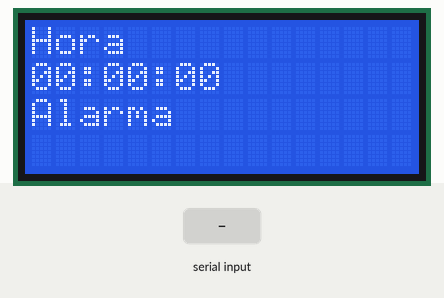
Simulated run of this sketch. Board: Arduino Uno, built with avr-gcc and run on an emulated ATmega328P. Shown: 16×4 character LCD. The inputs (shaded band) are chosen by the test bench. What the sketch prints to the serial monitor is not drawn.

Above: at 1.2 s.
1.3 s: "90,45\n" received over Serial
At 2.5 s:
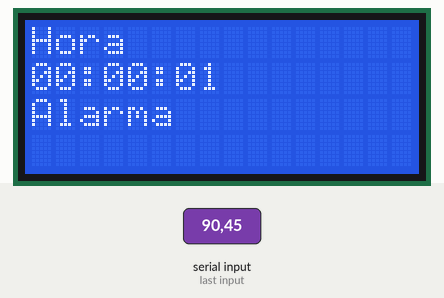
Timing chart, 0 to 4.3 s (numbered marks = the images above; inputs shaded):
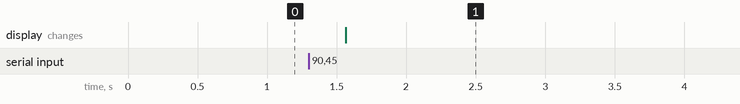

The sketch:

Deber6.ino
```cpp
#include <LiquidCrystal.h>
#include <TimerOne.h>
 LiquidCrystal lcd(13,12,11,10,9,8);
 int on=0;
 int seg=0;
 int horas=0;
 int minutos=0;
 int ha=0;
 int ma=0;
 String horas_alarma;
 String minutos_alarma;
 char texto [ 10 ];
 char texto1 [ 10 ];
 int modo = 0 ;
 volatile int segundos=0;
 volatile boolean actualizar=true;
 int a;
 int b;
 int dato;
 int dato1;

void setup() {
   lcd.begin(16,4);
   lcd.setCursor(0,0);
   lcd.print("Hora");
   lcd.setCursor(0,2);
   lcd.print("Alarma");
   Serial.begin(9600);
   Timer1.initialize(1000000);
   Timer1.attachInterrupt(manejadoraTimer);
}

void manejadoraTimer(){
    segundos++;
    actualizar=true;
}

void actualizarReloj(){
  minutos += segundos / 60;
  segundos = segundos % 60;

  horas += minutos / 60;
  minutos = minutos % 60;

  horas = horas % 24;
}

void loop(){
  if(actualizar == true){
    actualizarReloj();
    //lcd.clear();
    lcd.noBlink();
    lcd.setCursor(0,1);
    sprintf(texto, "%02d:%02d:%02d",horas,minutos,segundos);
    lcd.print(texto);

    //Serial.println("Presione una tecla para comenzar");
    delay(500);
    if(Serial.available()>0){
      Serial.println("Ingrese la hora: ");
      horas_alarma=Serial.readString();
      ha=horas_alarma.toInt();
      delay(4000);
      Serial.println("Ingrese los minutos: ");
      minutos_alarma=Serial.readString();
      ma=minutos_alarma.toInt();
      delay(4000);
      lcd.setCursor(0,3);
      sprintf(texto1, "%02d:%02d:%02d",ha,ma,0);
      lcd.print(texto1);
    }
    if(horas == ha && minutos == ma && segundos == 0){
        Serial.println("Alarma Encendida");
        delay(1000);
    }
  }
}
```
